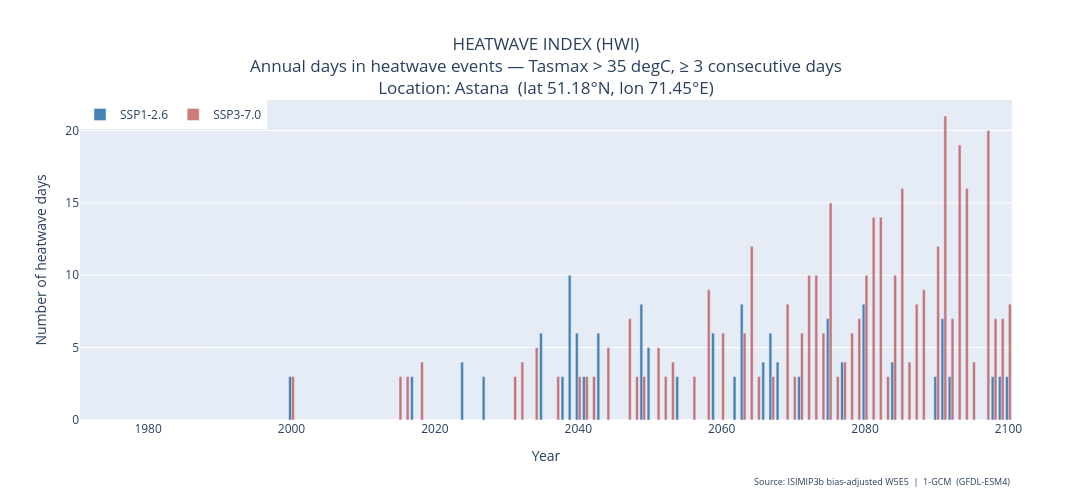

Source (notebook cell):
### Markdown cell above
## Step 8: Plot Results

Each plot shows the **5-GCM ensemble mean** annual value.
**Blue** = SSP1-2.6 (low emissions), **red** = SSP3-7.0 (high emissions).
Both scenarios share the same historical baseline (1971–2014).

### Code cell
fig = go.Figure()
fig.add_trace(go.Bar(
    x=years_full, y=full_hwi_126,
    name='SSP1-2.6', marker_color='steelblue',
))
fig.add_trace(go.Bar(
    x=years_full, y=full_hwi_370,
    name='SSP3-7.0', marker_color='firebrick', opacity=0.6,
))
fig.add_annotation(
    xref='paper', yref='paper', x=1.0, y=-0.22, showarrow=False,
    text=(f'Source: ISIMIP3b bias-adjusted W5E5  |  '
        f'{len(MODEL_NAMES)}-GCM  '
        f'({", ".join(m.upper() for m in MODEL_NAMES)})'),
    font={'size': 9},
)
fig.update_layout(
    title={
        'text': (
            f'HEATWAVE INDEX (HWI)<br>'
            f'Annual days in heatwave events — Tasmax > {HWI_THRESH_TASMAX}, '
            f'≥ {HWI_WINDOW} consecutive days<br>'
            f'Location: {LOCATION_NAME}  '
            f'(lat {sel_lat:.2f}°N, lon {sel_lon:.2f}°E)'
        ),
        'x': 0.5, 'xanchor': 'center',
    },
    xaxis_title='Year',
    yaxis_title='Number of heatwave days',
    legend={'x': 0, 'y': 1, 'orientation': 'h'},
    width=1100, height=500,
)
fig.write_html(str(RESULTS_DIR / 'HWI_timeseries.html'))
fig.show()

### Figure 1 — Plotly figure (JSON) as saved in the notebook; plotly's stock layout.template omitted (floating-point values rounded to 4 significant figures; data arrays with more than 128 entries replaced by an {"elided": "..."} marker saying what was removed)
{"data": [{"marker": {"color": "steelblue"}, "name": "SSP1-2.6", "type": "bar", "x": {"elided": "130 int values"}, "y": {"elided": "130 float values"}}, {"marker": {"color": "firebrick"}, "name": "SSP3-7.0", "opacity": 0.6, "type": "bar", "x": {"elided": "130 int values"}, "y": {"elided": "130 float values"}}], "layout": {"annotations": [{"font": {"size": 9}, "showarrow": false, "text": "Source: ISIMIP3b bias-adjusted W5E5  |  1-GCM  (GFDL-ESM4)", "x": 1, "xref": "paper", "y": -0.22, "yref": "paper"}], "height": 500, "legend": {"orientation": "h", "x": 0, "y": 1}, "title": {"text": "HEATWAVE INDEX (HWI)<br>Annual days in heatwave events — Tasmax > 35 degC, ≥ 3 consecutive days<br>Location: Astana  (lat 51.18°N, lon 71.45°E)", "x": 0.5, "xanchor": "center"}, "width": 1100, "xaxis": {"title": {"text": "Year"}}, "yaxis": {"title": {"text": "Number of heatwave days"}}}}
